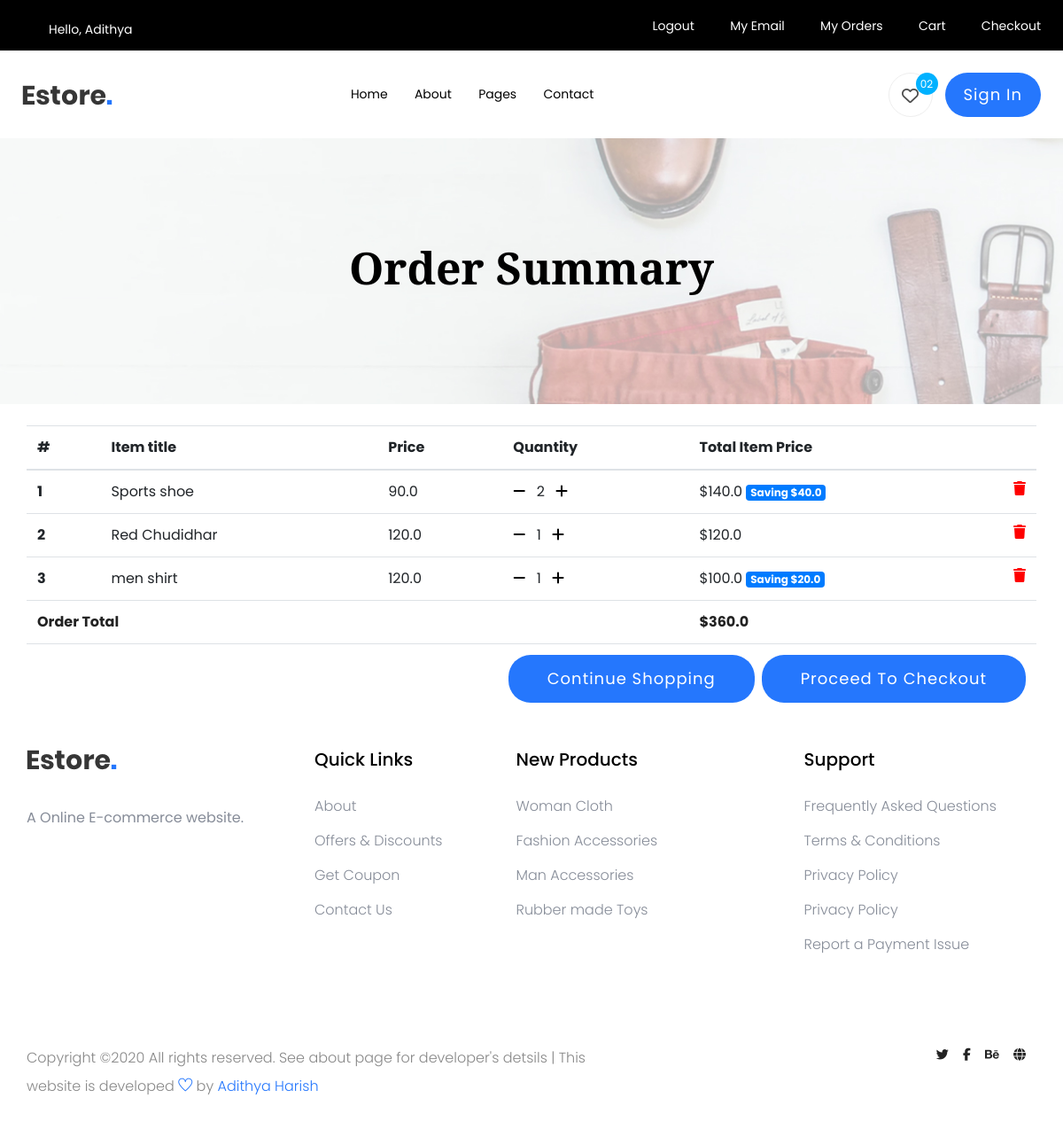
Page /order-summary/ (signed in) on the committed database.
### blog/models.py (models this page shows, shortened)
class OrderItem(models.Model):
    user = models.ForeignKey(settings.AUTH_USER_MODEL,
                             on_delete=models.CASCADE)
    ordered = models.BooleanField(default=False)
    item = models.ForeignKey(Item, on_delete=models.CASCADE)
    quantity = models.IntegerField(default=1)
    def get_total_item_price(self):
        return self.quantity * self.item.price
    def get_total_discount_item_price(self):
        return self.quantity * self.item.discount_price
    def get_amount_saved(self):
        return self.get_total_item_price() - self.get_total_discount_item_price()
    def get_final_price(self):
        if self.item.discount_price:
            return self.get_total_discount_item_price()
        return self.get_total_item_price()

class Item(models.Model):
    title = models.CharField(max_length=100)
    price = models.FloatField()
    discount_price = models.FloatField(blank=True, null=True)
    category = models.CharField(choices=CATEGORY_CHOICES, max_length=2)
    slug = models.SlugField(unique=True)
    description = models.TextField()
    image = models.ImageField(blank=True, null=True)

class Order(models.Model):
    user = models.ForeignKey(settings.AUTH_USER_MODEL,
                             on_delete=models.CASCADE)
    items = models.ManyToManyField(OrderItem)
    ordered_date = models.CharField(max_length=100)
    ordered = models.BooleanField(default=False)
    delivered = models.BooleanField(default=False)
    shipping_address = models.ForeignKey(
        'Address', on_delete=models.SET_NULL, blank=True, null=True)
    street_address = models.CharField(max_length=120,blank=True, null=True)
    phone=PhoneField(blank=True)
    appartment_address = models.CharField(max_length=120,blank=True, null=True)
    state = models.CharField(max_length=100,blank=True, null=True)
    zip = models.CharField(max_length=100,blank=True, null=True)
    def get_total(self):
        total = 0
        for order_item in self.items.all():
            total += order_item.get_final_price()
        return total

### blog/views.py (the view)
# urls.py: path('order-summary/', OrderSummaryView.as_view(), name='order-summary'),
class OrderSummaryView(LoginRequiredMixin,View):
    def get(self, *args, **kwargs):
        try:
            order = Order.objects.get(user=self.request.user, ordered=False)
            context = {
                'object': order
            }
            return render(self.request, 'blog/cart.html', context)
        except ObjectDoesNotExist:
            messages.warning(self.request, "You do not have an active order")
            return redirect("/")

### blog/templates/blog/cart.html (shortened to what this page needs)
{% extends "blog/layout.html" %}
{% load static %}
{% block content %}
  <div class="slider-area ">
    <div class="single-slider slider-height2 d-flex align-items-center" data-background="{% static 'assets/img/hero/category.jpg' %}">
        <div class="container">
            <div class="row">
                <div class="col-xl-12">
                    <div class="hero-cap text-center">
                        <h2>Order Summary</h2>
                    </div>
                </div>
            </div>
        </div>
    </div>
  </div>
  <br>
  <div class="container">
  <div class="table-responsive">
   <table class="table">
        <thead>
        <tr>
            <th scope="col">#</th>
            <th scope="col">Item title</th>
            <th scope="col">Price</th>
            <th scope="col">Quantity</th>
            <th scope="col">Total Item Price</th>
        </tr>
        </thead>
        <tbody>
        {% for order_item in object.items.all %}
        <tr>
            <th scope="row">{{ forloop.counter }}</th>
            <td>{{ order_item.item.title }}</td>
            <td>{{ order_item.item.price }}</td>
			<td>
               <a style='color: black;' href="{% url 'remove-single-item-from-cart' order_item.item.slug %}">
			   <i class="fas fa-minus mr-2"></i>
			   </a>
                {{ order_item.quantity }}
                <a style='color: black;' href="{% url 'add-to-cart' order_item.item.slug %}"><i class="fas fa-plus ml-2"></i></a>
            </td>
            <td>
            {% if order_item.item.discount_price %}
                ${{ order_item.get_total_discount_item_price }}
                <span class="badge badge-primary">Saving ${{ order_item.get_amount_saved }}</span>
            {% else %}
                ${{ order_item.get_total_item_price }}
            {% endif %}
            <a style='color: red;' href="{% url 'remove-from-cart' order_item.item.slug %}">
                <i class="fas fa-trash float-right"></i>
            </a>
            </td>
        </tr>
        {% endfor %}
        {% if object.get_total %}
        <tr>
            <td colspan="4"><b>Order Total</b></td>
            <td><b>${{ object.get_total }}</b></td>
        </tr>
        <tr>
            <td colspan="5">
            <a class='btn btn-warning float-right ml-2' href='/checkout/'>Proceed to checkout</a>
            <a class='btn btn-primary float-right' href='/'>Continue shopping</a>
            </td>
        </tr>
        {% endif %}
        </tbody>
    </table>
    </div>
	</div>
  <br>
{% endblock content %}

### blog/templates/blog/layout.html (shortened to what this page needs)
<!doctype html>
{% load static %}
{% load crispy_forms_tags %}
<html lang="zxx">
<head>
        <link rel="stylesheet" href="{% static 'assets/css/bootstrap.min.css' %}">
        <link rel="stylesheet" href="{% static 'assets/css/owl.carousel.min.css' %}">
        <link rel="stylesheet" href="{% static 'assets/css/flaticon.css' %}">
        <link rel="stylesheet" href="{% static 'assets/css/slicknav.css' %}">
        <link rel="stylesheet" href="{% static 'assets/css/animate.min.css' %}">
        <link rel="stylesheet" href="{% static 'assets/css/magnific-popup.css' %}">
        <link rel="stylesheet" href="{% static 'assets/css/fontawesome-all.min.css' %}">
        <link rel="stylesheet" href="{% static 'assets/css/themify-icons.css' %}">
        <link rel="stylesheet" href="{% static 'assets/css/slick.css' %}">
        <link rel="stylesheet" href="{% static 'assets/css/nice-select.css' %}">
        <link rel="stylesheet" href="{% static 'assets/css/style.css' %}">
		<link rel="stylesheet" href="https://cdnjs.cloudflare.com/ajax/libs/font-awesome/4.7.0/css/font-awesome.min.css">
</head>
<body>
    <header>
       <div class="header-area">
            <div class="main-header ">
                <div class="header-top top-bg d-none d-lg-block">
                   <div class="container-fluid">
                       <div class="col-xl-12">
                            <div class="row d-flex justify-content-between align-items-center">
                                <div class="header-info-left d-flex">
                                    <ul class="contact-now">
                                        <li>Hello, {{ user }}</li>
                                    </ul>
                                </div>
                                <div class="header-info-right">
                                   <ul>
								   {% if user.is_authenticated %}
										<li><a href="{% url 'account_logout' %}">Logout </a></li>
									{% endif %}
                                       <li><a href="{% url 'account_email' %}">My Email </a></li>
                                       <li><a href="{% url 'my_orders' %}">My Orders  </a></li>
                                       <li><a href="{% url 'order-summary' %}">Cart</a></li>
                                       <li><a href="{% url 'checkout' %}">Checkout</a></li>
                                   </ul>
                                </div>
                            </div>
                       </div>
                   </div>
                </div>
               <div class="header-bottom  header-sticky">
                    <div class="container-fluid">
                        <div class="row align-items-center">
                            <div class="col-xl-1 col-lg-1 col-md-1 col-sm-3">
                                <div class="logo">
                                  <a href="{% url 'blog-home' %}"><img src="{% static 'assets/img/logo/logo.png' %}" alt=""></a>
                                </div>
                            </div>
                            <div class="col-xl-6 col-lg-8 col-md-7 col-sm-5">
                                <div class="main-menu f-right d-none d-lg-block">
                                    <nav>
                                        <ul id="navigation">
                                            <li><a href="{% url 'blog-home' %}">Home</a></li>
                                            <li><a href="{% url 'about' %}">About</a></li>
                                            <li><a href="#">Pages</a>
                                            </li>
                                            <li><a href="{% url 'contactus' %}">Contact</a></li>
                                        </ul>
                                    </nav>
                                </div>
                            </div>
                            <div class="col-xl-5 col-lg-3 col-md-3 col-sm-3 fix-card">
                                <ul class="header-right f-right d-none d-lg-block d-flex justify-content-between">
                                    <li class="d-none d-xl-block">
                                     </li>
                                    <li class=" d-none d-xl-block">
                                        <div class="favorit-items">
                                            <i class="far fa-heart"></i>
                                        </div>
                                    </li>
                                   <li class="d-none d-lg-block"> <a href="{% url 'account_login' %}" class="btn header-btn">Sign in</a></li>
                                </ul>
                            </div>
                            <div class="col-12">
                            </div>
                        </div>
                    </div>
               </div>
            </div>
       </div>
    </header>
	{% block content %} {% endblock %}
	<footer>
        <div class="footer-area footer-padding2">
            <div class="container">
                <div class="row d-flex justify-content-between">
                    <div class="col-xl-3 col-lg-3 col-md-5 col-sm-6">
                       <div class="single-footer-caption mb-50">
                         <div class="single-footer-caption mb-30">
                             <div class="footer-logo">
                                 <a href="index.html"><img src="{% static 'assets/img/logo/logo2_footer.png' %}" alt=""></a>
                             </div>
                             <div class="footer-tittle">
                                 <div class="footer-pera">
                                     <p>A Online E-commerce website.</p>
                                </div>
                             </div>
                         </div>
                       </div>
                    </div>
                    <div class="col-xl-2 col-lg-3 col-md-3 col-sm-5">
                        <div class="single-footer-caption mb-50">
                            <div class="footer-tittle">
                                <h4>Quick Links</h4>
                                <ul>
                                    <li><a href="#">About</a></li>
                                    <li><a href="#"> Offers & Discounts</a></li>
                                    <li><a href="#"> Get Coupon</a></li>
                                    <li><a href="#">  Contact Us</a></li>
                                </ul>
                            </div>
                        </div>
                    </div>
                    <div class="col-xl-3 col-lg-3 col-md-4 col-sm-7">
                        <div class="single-footer-caption mb-50">
                            <div class="footer-tittle">
                                <h4>New Products</h4>
                                <ul>
                                    <li><a href="#">Woman Cloth</a></li>
                                    <li><a href="#">Fashion Accessories</a></li>
                                    <li><a href="#"> Man Accessories</a></li>
                                    <li><a href="#"> Rubber made Toys</a></li>
                                </ul>
                            </div>
                        </div>
                    </div>
                    <div class="col-xl-3 col-lg-3 col-md-5 col-sm-7">
                        <div class="single-footer-caption mb-50">
                            <div class="footer-tittle">
                                <h4>Support</h4>
                                <ul>
                                 <li><a href="#">Frequently Asked Questions</a></li>
                                 <li><a href="#">Terms & Conditions</a></li>
                                 <li><a href="#">Privacy Policy</a></li>
                                 <li><a href="#">Privacy Policy</a></li>
                                 <li><a href="#">Report a Payment Issue</a></li>
                             </ul>
                            </div>
                        </div>
                    </div>
                </div>
                <div class="row">
                 <div class="col-xl-7 col-lg-7 col-md-7">
                     <div class="footer-copy-right">
                         <p>
  Copyright &copy;<script>document.write(new Date().getFullYear());</script> All rights reserved. See about page for developer's detsils | This website is developed <i class="ti-heart" aria-hidden="true"></i> by <a href="{% url 'about' %}" target="_blank">Adithya Harish</a>
  </p>                </div>
                 </div>
                  <div class="col-xl-5 col-lg-5 col-md-5">
                     <div class="footer-copy-right f-right">
                         <div class="footer-social">
                             <a href="#"><i class="fab fa-twitter"></i></a>
                             <a href="#"><i class="fab fa-facebook-f"></i></a>
                             <a href="#"><i class="fab fa-behance"></i></a>
                             <a href="#"><i class="fas fa-globe"></i></a>
                         </div>
                     </div>
                 </div>
             </div>
            </div>
        </div>
    </footer>
</body>
</html>

### rows in the picture
OrderItem: item "Sports shoe", item.price "90.0", quantity "2", get_total_discount_item_price "140.0", get_amount_saved "40.0"
OrderItem: item "Red Chudidhar", item.price "120.0", quantity "1", get_total_item_price "120.0"
OrderItem: item "men shirt", item.price "120.0", quantity "1", get_total_discount_item_price "100.0", get_amount_saved "20.0"
Order: get_total "360.0"

### other values in the picture
{{ user }} "Adithya"
